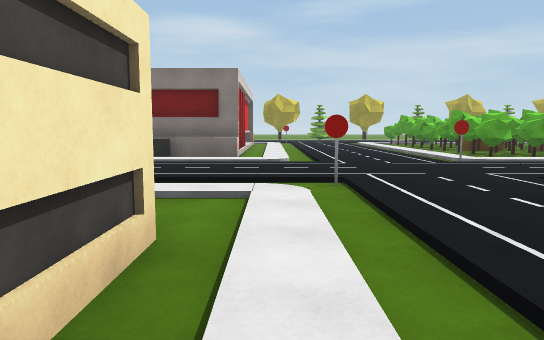
View 1 (above)

24 first-person views from a walk through a scene from a Unity 3-D project. The camera is 1.3 m above the floor, tilts 6° down and sees 70° across. The floor is counted in squares, 2 m on a side. Each view is taken from the middle of a square. On the plan, view 1 faces up. The plan holds only what a view shows up to about 11 squares ahead; the rest is blank. The place goes on beyond the plan.

View 2
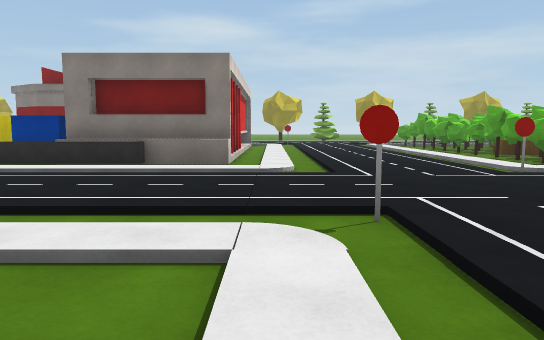

View 3
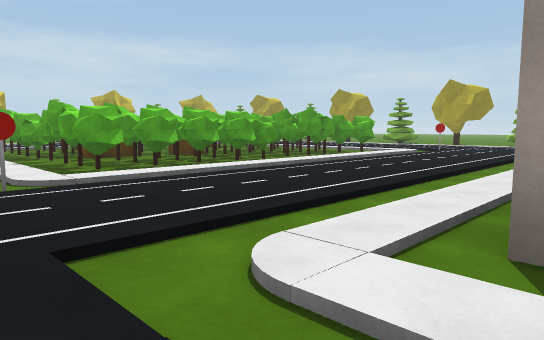

View 4
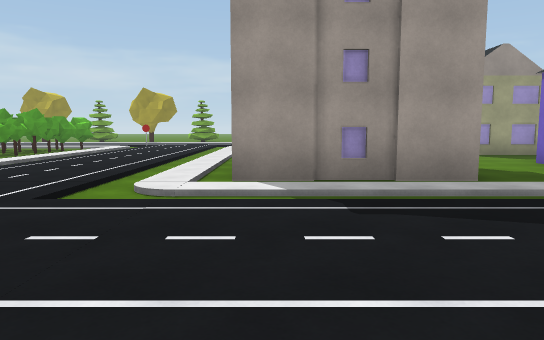

View 5
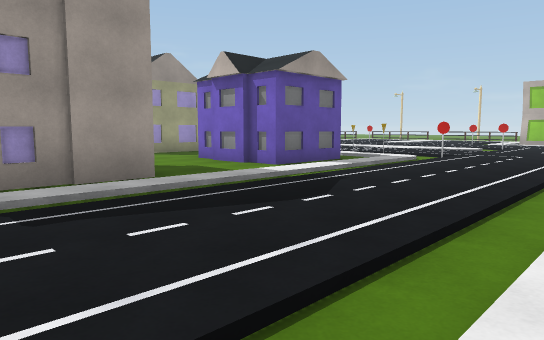

View 6
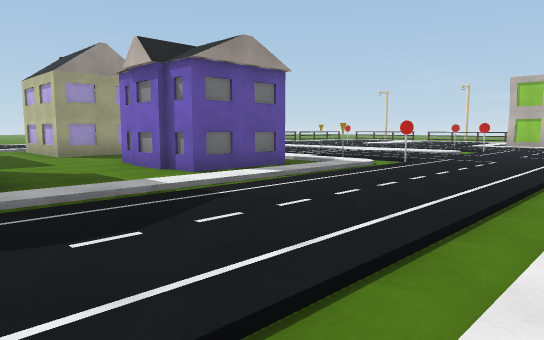

View 7
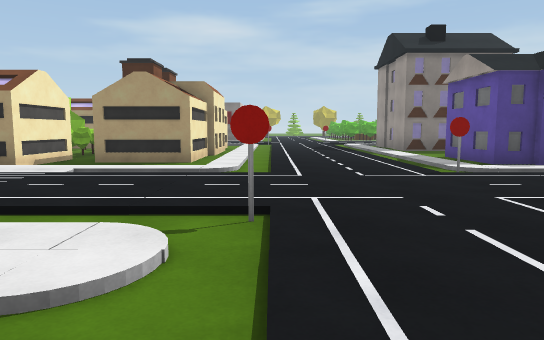

View 8
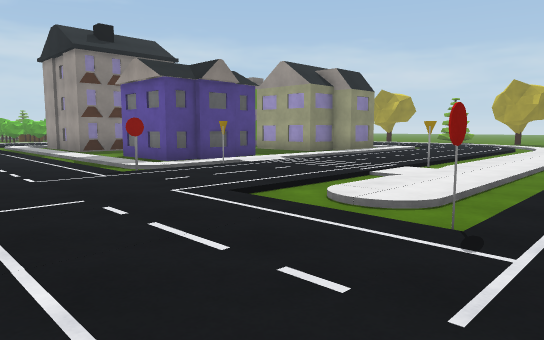

View 9
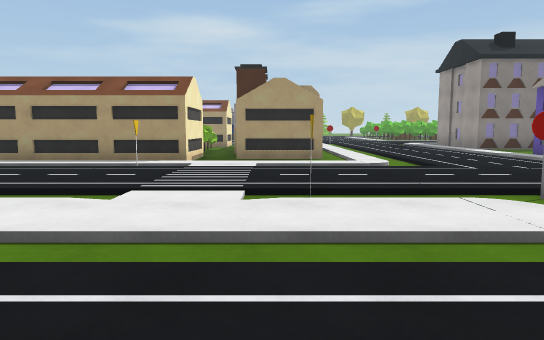

View 10
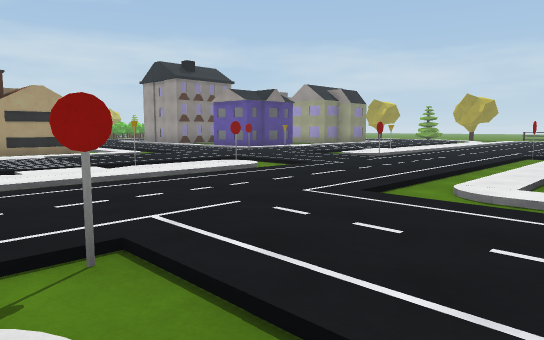

View 11
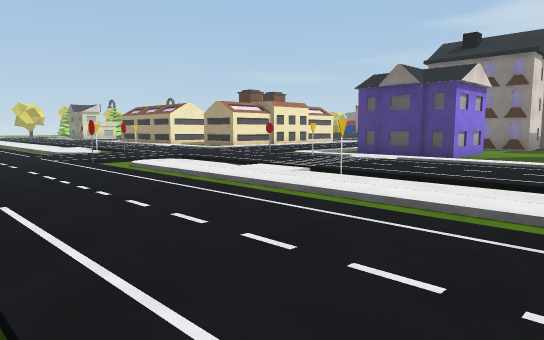

View 12
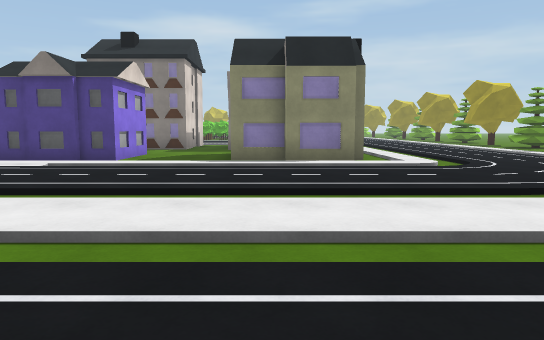

View 13
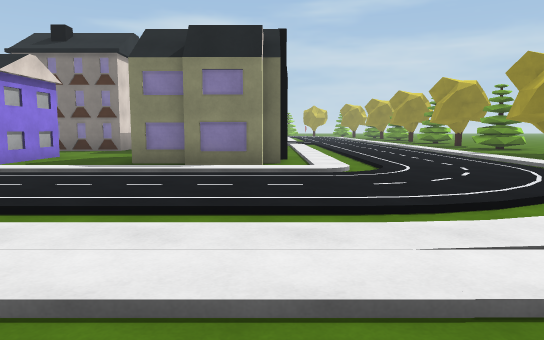

View 14
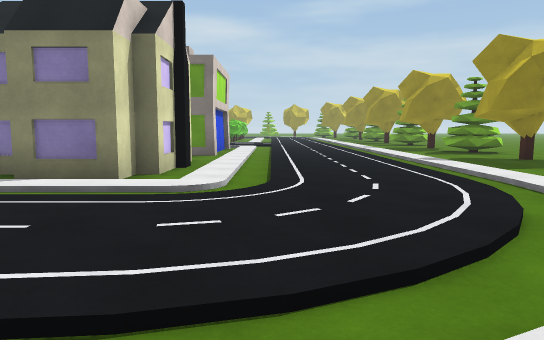

View 15
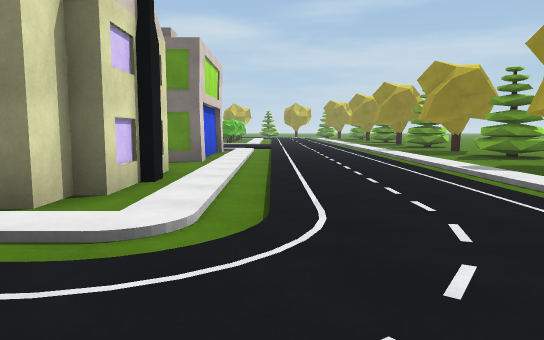

View 16
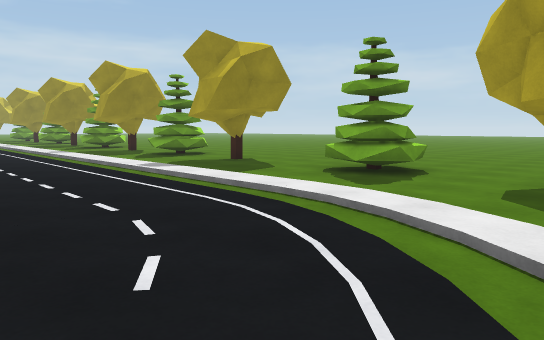

View 17
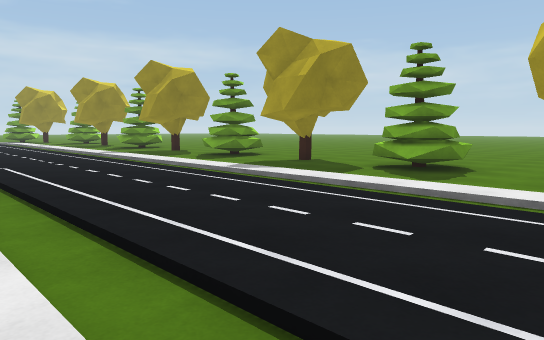

View 18
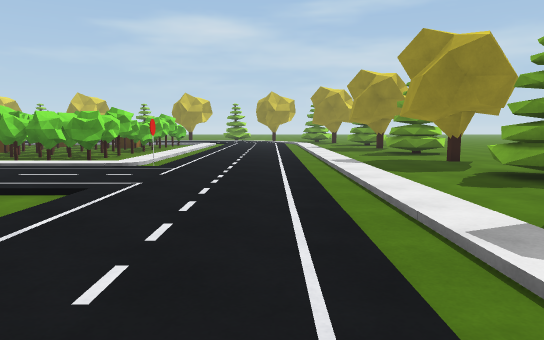

View 19
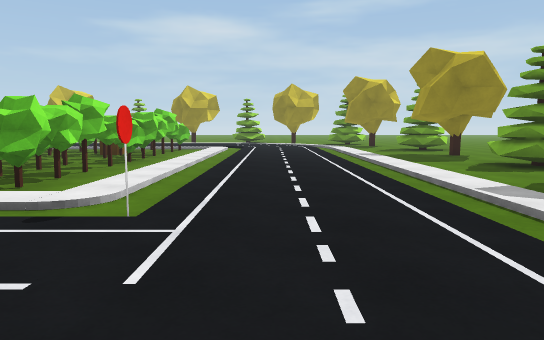

View 20
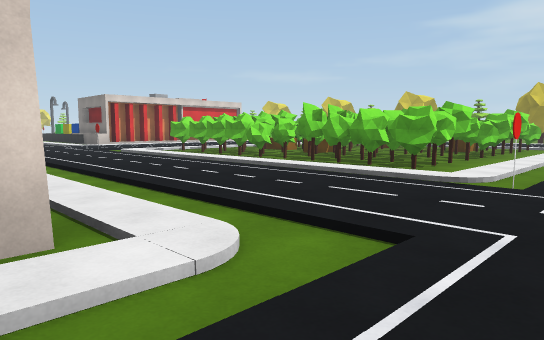

View 21
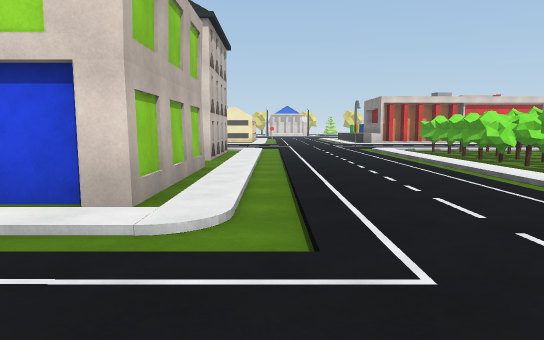

View 22
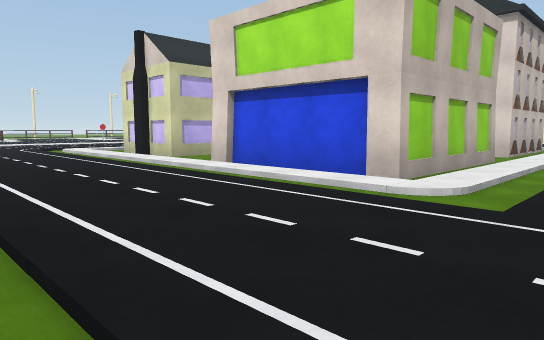

View 23
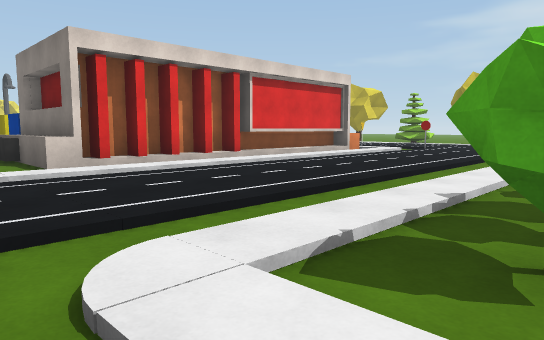

View 24
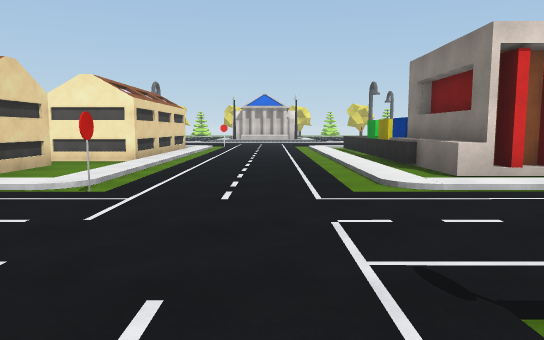

### Floor plan
Key: @ floor where view 1 was taken; # wall or solid block; . main floor; - floor 0.25 m lower than the main floor; ^ raised ledge; H house; T tree.
Columns run from 6 left of view 1 to 22 right of it. Each row starts with its distance up from view 1.
 16      #....- #       #....---T
 15      #....--#      ##....----
 14      #....--#      ##....----
 13      #....--#      #-....---T
 12     ##....--#      ##....---T
 11     ##....--##     ##....----
 10 #####^....--#########....---T
  9 ..........-..............----
  8 -------...#-----------#..---T
  7 .........................---T
  6 .........................---T
  5 -------#..------------...----
  4 ###---....-----------....---T
  3   #---....--###  ####....----
  2   ####....--#       #....---T
  1      #....--#       #....---T
  0       @...--# H     #....----
 -1       ....-----------....----
 -2  ##  #....-------####....---T
 -3   -  #....--H##--#  #....----
 -4   ####....--###--#  H....----
 -5 ###---....--###----#-....---T
 -6 ..........-..............---T
 -7 --#.---...#-#.--------...----
 -8 ........................-.--T
 -9 .........................-
-10  --.#--#..---.#--------.
-11   ........-............
-12   -----...#-----------
-13   ...................
-14  ..................
-15  -#..-------#..-- .
-16  ....-----
-17  ....

Positions as (right, up) in squares from view 1, and headings:
1: (0, 0), facing up
2: (0, 2), facing up
3: (3, 3), facing up-right
4: (0, 3), facing right
5: (0, 3), facing down-right
6: (0, 1), facing down-right
7: (1, -13), facing up
8: (1, -13), facing up-right
9: (-2, -14), facing up
10: (-5, -17), facing up-right
11: (12, -15), facing up-left
12: (12, -14), facing up
13: (14, -13), facing up
14: (16, -11), facing up
15: (16, -9), facing up
16: (16, -9), facing up-right
17: (15, -2), facing up-right
18: (18, 1), facing up
19: (17, 5), facing up
20: (17, 3), facing up-left
21: (18, 5), facing left
22: (19, 6), facing down-left
23: (6, 8), facing up-left
24: (5, 7), facing left
